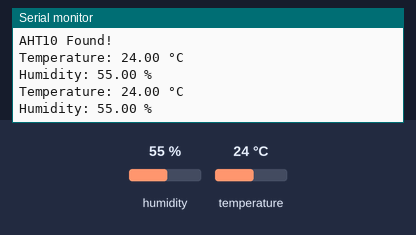
Simulated run of this sketch. Board: Arduino Uno, built with avr-gcc and run on an emulated ATmega328P. On the bench: the last lines printed to the serial monitor. The test bench sets the inputs (shaded band); at power-on: humidity 55 %, temperature 24 °C.

Above: at 1.9 s.
2.0 s: humidity set to 22 %
At 3.1 s:
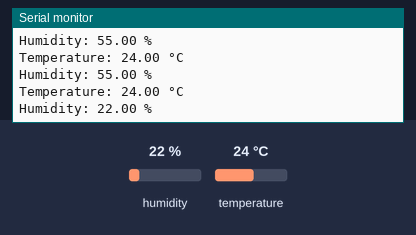
3.5 s: temperature set to 12 °C
At 4.8 s:
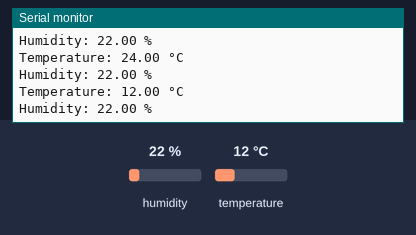
5.0 s: humidity set to 40 %
At 6.3 s:
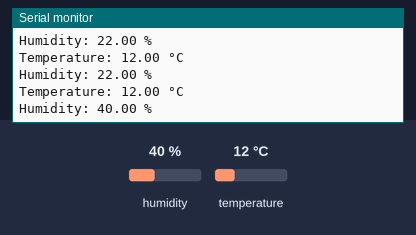
Timing chart, 0 to 8.0 s (numbered marks = the images above; inputs shaded):
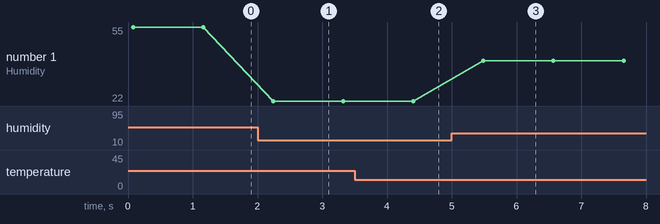

Measured:
- after the input at 2.0 s, the serial monitor: prints a new line after 0.25 s (image 1)
- after the input at 3.5 s, the serial monitor: prints a new line after 0.91 s (image 2)
- after the input at 5.0 s, the serial monitor: prints a new line after 0.49 s (image 3)
- plotted number 1: 55 → 22 after the input at 2.0 s, 22 → 40 after the input at 5.0 s

The sketch:

test_AHT10.ino
```cpp
#include <Wire.h>
#include "Adafruit_AHTX0.h"

Adafruit_AHTX0 aht10 = Adafruit_AHTX0();

void setup() {
  Serial.begin(115200);
  while (!Serial);

  Serial.println("AHT10 Sensor Test");

  if (!aht10.begin()) {
    Serial.println("Failed to find AHT10 sensor!");
    while (1) delay(10);
  }

  Serial.println("AHT10 Found!");
}

void loop() {
  sensors_event_t humidity, temp;

  if (aht10.getEvent(&humidity, &temp)) {
    Serial.print("Temperature: ");
    Serial.print(temp.temperature);
    Serial.println(" °C");

    Serial.print("Humidity: ");
    Serial.print(humidity.relative_humidity);
    Serial.println(" %");
  } else {
    Serial.println("Failed to read data from AHT10 sensor");
  }

  delay(1000);
}
```
